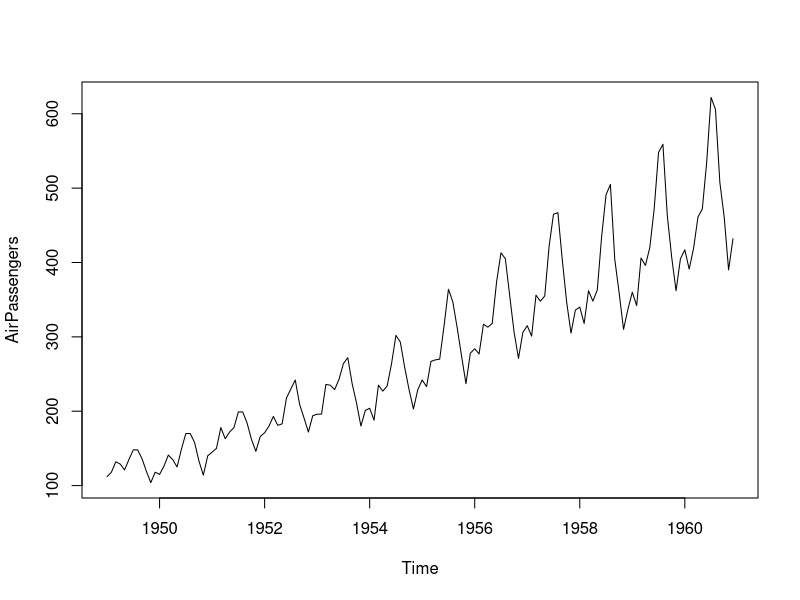
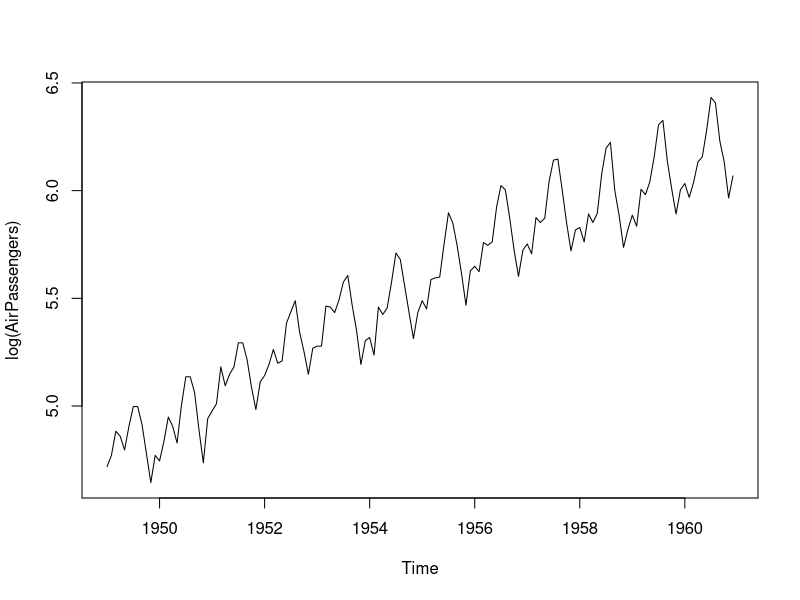
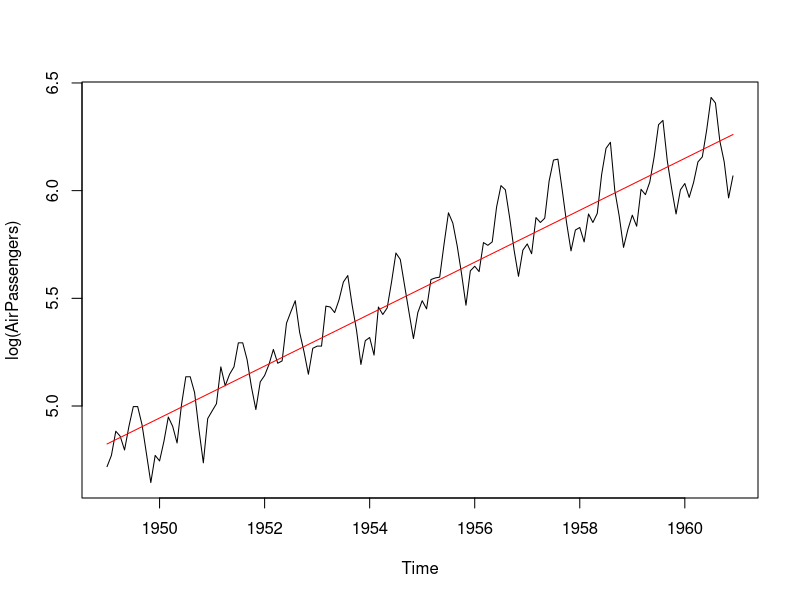
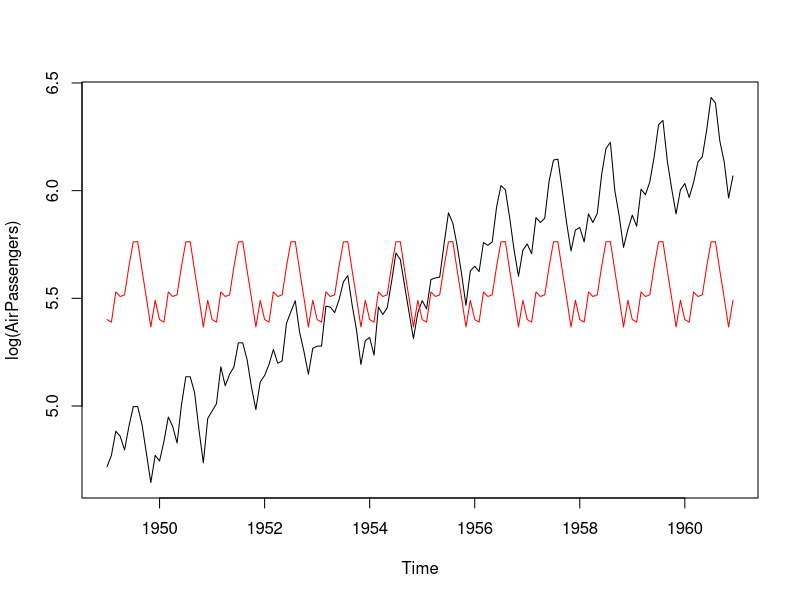
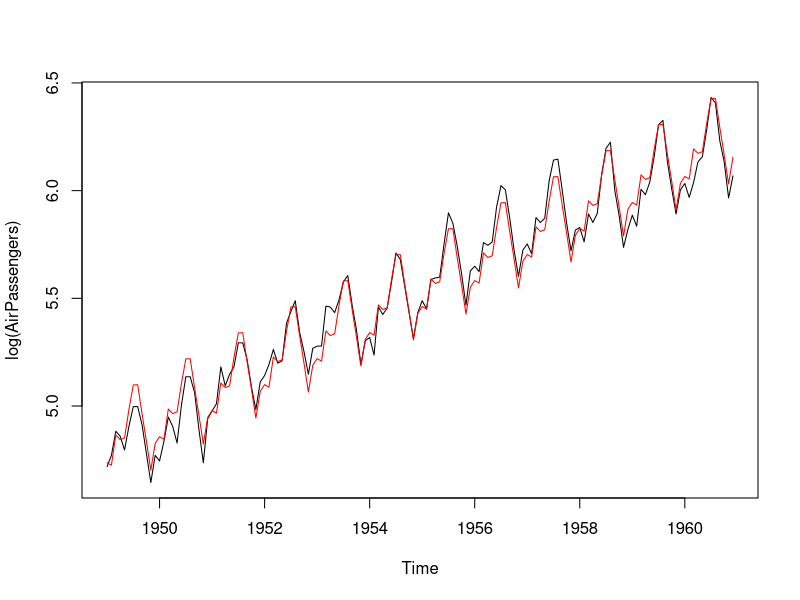
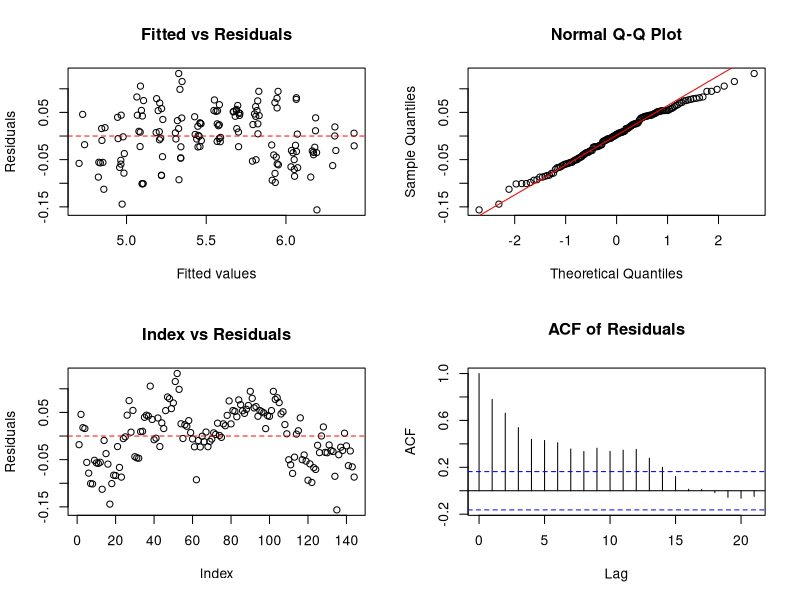
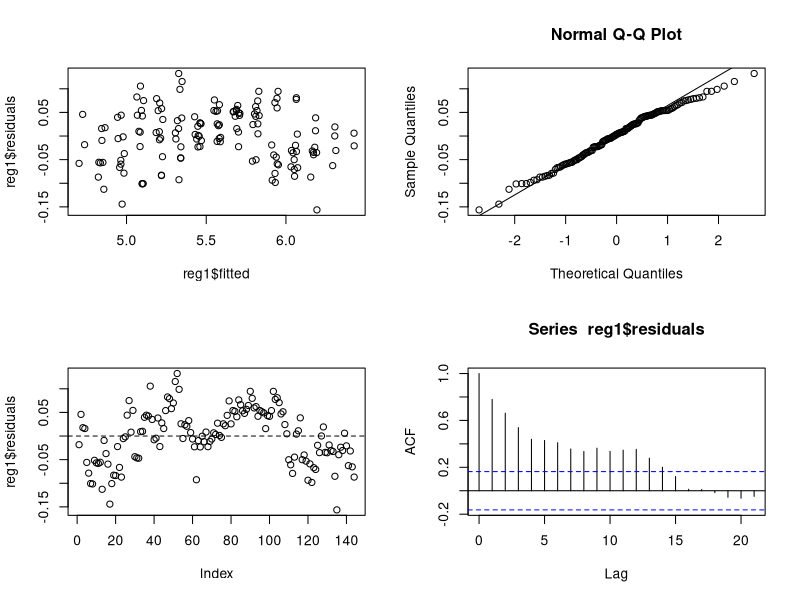
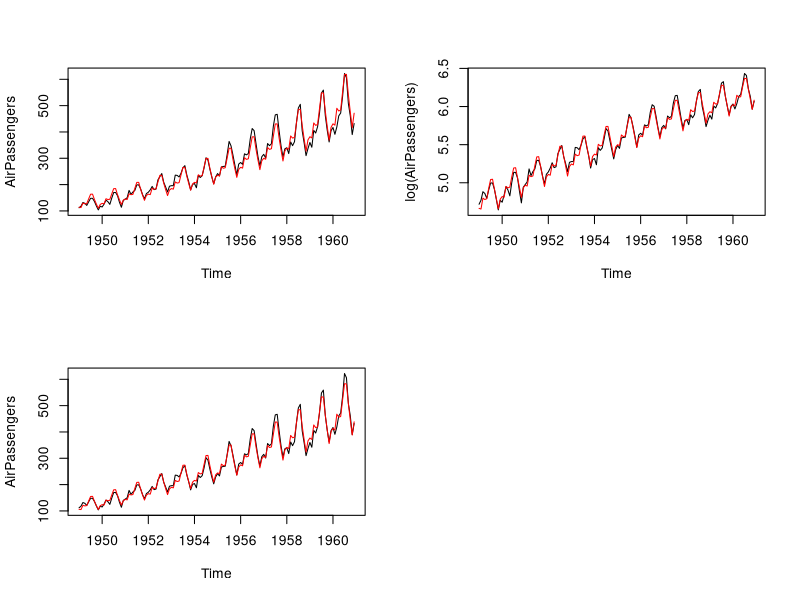

These figures' R source, in order:
## ---- chunk 1
knitr::opts_chunk$set(echo = TRUE)
## ---- chunk 2
data(AirPassengers) # Calling the built-in R data
head(AirPassengers)
## ---- chunk 3
plot(AirPassengers)
## ---- chunk 4
plot(log(AirPassengers))
## ---- chunk 5
tim <- time(AirPassengers) #creates vector of time that TS was collected
cycle(AirPassengers) #gives the positions in the cycle of each observation
month <- as.factor(cycle(AirPassengers))
reg1 <- lm(log(AirPassengers)~tim)

plot(log(AirPassengers))
points(tim,predict.lm(reg1),type='l',col='red')
## ---- chunk 6
tim <- time(AirPassengers) #creates vector of time that TS was collected
cycle(AirPassengers) #gives the positions in the cycle of each observation
month <- as.factor(cycle(AirPassengers))
reg1 <- lm(log(AirPassengers)~ month)

plot(log(AirPassengers))
points(tim,predict.lm(reg1),type='l',col='red')
## ---- chunk 7
#tim <- time(AirPassengers) #creates vector of time that TS was collected
#cycle(AirPassengers) #gives the positions in the cycle of each observation
month <- as.factor(cycle(AirPassengers))
reg1 <- lm(log(AirPassengers)~tim+month)

plot(log(AirPassengers))
points(tim,predict.lm(reg1),type='l',col='red')
## ---- chunk 8
par(mfrow = c(2, 2))  # 2x2 layout

# 1. Fitted vs Residuals
plot(reg1$fitted.values, reg1$residuals,
     main = "Fitted vs Residuals",
     xlab = "Fitted values", ylab = "Residuals")
abline(h = 0, col = "red", lty = 2)

# 2. Normal Q-Q plot
qqnorm(reg1$residuals, main = "Normal Q-Q Plot")
qqline(reg1$residuals, col = "red")

# 3. Index vs Residuals
plot(seq_along(reg1$residuals), reg1$residuals,
     main = "Index vs Residuals",
     xlab = "Index", ylab = "Residuals", type = "p")
abline(h = 0, col = "red", lty = 2)

# 4. Residuals Time Series
acf(reg1$residuals, main = "ACF of Residuals")
## ---- chunk 9
par(mfrow = c(2, 2))  # 2x2 layout
plot(reg1$fitted, reg1$residuals) # plot of fitted values vs residuals 
qqnorm(reg1$residuals) #qq-plot of residuals
qqline(reg1$residuals) # plotting the line, along which the dots in qq-plot should lie 
plot(reg1$residuals) # plotting the residuals vs time
abline(h=0,lty=2) # plotting a horizontal line at 0
acf(reg1$residuals) #sample acf plot of residuals

## ---- chunk 10
plot(AirPassengers)
points(tim,exp(predict.lm(reg1)),type='l',col='red')
## ---- chunk 11
tim2 <- tim^2
reg2 <- lm(log(AirPassengers)~tim+tim2+month)
summary(reg2)

## ---- chunk 12
plot(log(AirPassengers))
points(tim,predict.lm(reg2),type='l',col='red')
#dev.off()
## ---- chunk 13
plot(AirPassengers)
points(tim,exp(predict.lm(reg2)),type='l',col='red')
## ---- chunk 14
par(mfrow = c(2, 2))  # 2x2 layout

# 1. Fitted vs Residuals
plot(reg2$fitted.values, reg2$residuals,
     main = "Fitted vs Residuals",
     xlab = "Fitted values", ylab = "Residuals")
abline(h = 0, col = "red", lty = 2)

# 2. Normal Q-Q plot
qqnorm(reg2$residuals, main = "Normal Q-Q Plot")
qqline(reg2$residuals, col = "red")

# 3. Index vs Residuals
plot(seq_along(reg2$residuals), reg2$residuals,
     main = "Index vs Residuals",
     xlab = "Index", ylab = "Residuals", type = "p")
abline(h = 0, col = "red", lty = 2)

# 4. Residuals Time Series
acf(reg2$residuals, main = "ACF of Residuals")
